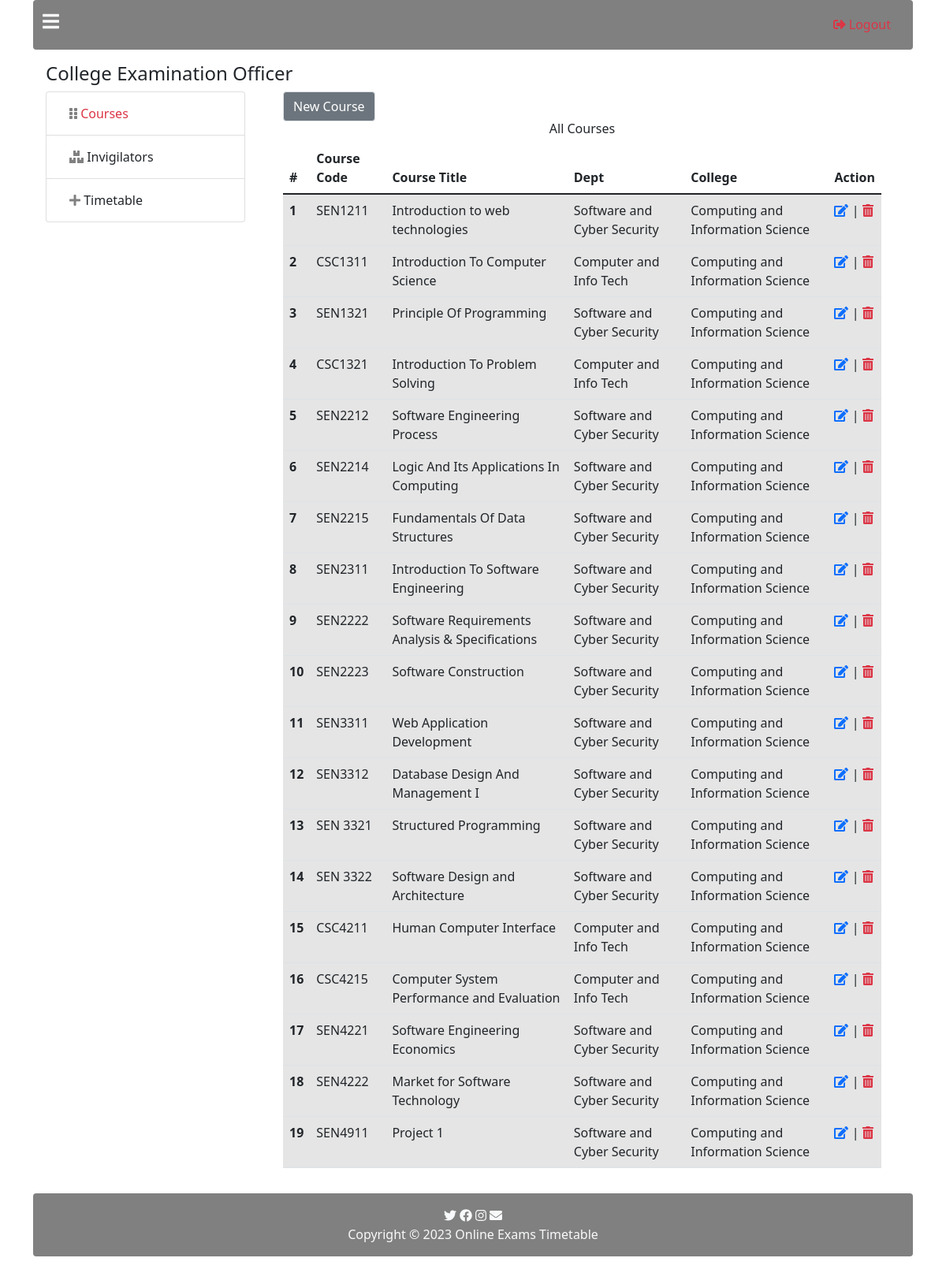
The app's page /course.php (signed in) with its own data.
### tables this page shows
CREATE TABLE `courses` (
  `id` int(11) NOT NULL,
  `course_code` varchar(1000) DEFAULT NULL,
  `course_title` varchar(1000) DEFAULT NULL,
  `dept` varchar(255) NOT NULL,
  `college` varchar(255) NOT NULL
);

### course.php (the view, shortened to what this page needs)
<?php
 require "inc/header.php"; ?>
 <div class="container">
 <?php
 require './pages/header-home.php';
 include 'inc/process.php'; ?>
 <div class="container p-3">
     <div class="row">
         <div class="col-12">
             <div class="row">
                 <div class="col-6">
                     <h4>College Examination Officer</h4>
                 </div>
             </div>
         </div>
         <div class="col-3">
             <ul class="list-group">
                 <li class="list-group-item" style="color:#3b7fad;">
                     <a href="course.php" class="btn text-danger">
                         <i class="fas fa-grip-vertical" style="color:gray;"></i> Courses</a>
                 </li>
                 <li class="list-group-item" style="color:gray;">
                    <a href="invigilator.php" class="btn">
                        <i class="fas fa-boxes"  style="color:gray;"></i> Invigilators</a>
                 </li>
                 <li class="list-group-item" style="color:gray;">
                        <a href="timetable.php" class="btn">
                        <i class="fas fa-plus"  style="color:gray;"></i> Timetable</a>
                 </li>
             </ul>
         </div>
         <div class="col-9">
             <div class="container">
                 <a href="javascript:;" class="btn border btn-secondary" data-bs-toggle="modal" data-bs-target="#exampleModal">New Course</a>
                 <h6 class="text-center">All Courses</h6>
                    <table class="table">
                    <thead>
                        <tr>
                        <th scope="col">#</th>
                        <th scope="col">Course Code</th>
                        <th scope="col">Course Title</th>
                        <th scope="col">Dept</th>
                        <th scope="col">College</th>
                        <th scope="col">Action</th>
                        </tr>
                    </thead>
                    <tbody>
                        <?php
                        $sql = "SELECT * FROM courses";
                        $query = mysqli_query($connection,$sql);
                        $count =1;
                        while($result = mysqli_fetch_assoc($query)){
                            ?>
                            <tr class="table-active">
                              <th scope="row"><?php echo $count ?></th>
                                <td><?php echo $result["course_code"]; ?></td>
                                <td><?php echo $result["course_title"]; ?></td>
                                <td><?php echo $result["dept"]; ?></td>
                                <td><?php echo $result["college"]; ?></td>
                                <td>
                                  <a href="course-edit.php? edit_id=<?php echo $result["id"] ?>">
                                  <i class="fas fa-edit"></i></a>
                                   |
                                  <a href="course.php? delete_course=<?php echo $result["id"]; ?>">
                                  <i class="fas fa-trash-alt text-danger"></i></a>
                                </td>
                             </tr>
                            <?php
                            $count++;
                        }
                        ?>
                    </tbody>
                    </table>
                    </div>
         </div>
     </div>
 </div>
<?php
require './pages/footer-home.php'; ?>
 </div>
 <?php
  require "inc/footer.php";  ?>

### inc/header.php (shortened to what this page needs)
<!DOCTYPE html>
<html lang="en">
<head>
    <link rel="stylesheet" href="assets/css/styles.css" />
    <link rel="stylesheet" type="text/css" href="assets/bootstrap/bootstrap.min.css">
    <link rel="stylesheet" href="assets/fontawesome/all.css" />
    <link rel="stylesheet" href="assets/fontawesome/all.min.css" />
    <link rel="stylesheet" href="assets/fontawesome/fontawesome.css" />
    <link rel="stylesheet" href="assets/fontawesome/regular.css" />
    <link rel="stylesheet" href="assets/fontawesome/solid.css" />
</head>
<body>

### pages/header-home.php
<nav class="navbar rounded navbar-light " style="background-color:gray">
    <div class=" container-fluid">
        <a class="navbar-brand text-light" href="index.php">
            <h4> <i class="fas fa-bars"></i> </h4>
        </a>
        <div class="d-flex">
            <?php
        if(isset($_SESSION["user"])){
          ?>
            <a href="logout.php" class="nav-link text-danger">
                <i class="fas fa-sign-out-alt"></i> Logout</a>
            <?php
        }else{
          ?>
            <a href="login.php" class="nav-link text-light">
            <i class="fas fa-sign-in-alt"></i> Login </a><span></span>
            <?php
        }
      ?>
        </div>
    </div>
</nav>

### pages/footer-home.php
<div class="container-fluid rounded " style="background-color:gray;">
    <p class=" text-light text-center py-3">
        <i class="social-icon fab fa-twitter"></i>
        <i class="social-icon fab fa-facebook"></i>
        <i class="social-icon fab fa-instagram"></i>
        <i class="social-icon fas fa-envelope"></i><br />
        Copyright &copy; <?php echo date("Y"); ?> Online Exams Timetable
    </p>
</div>

### inc/footer.php (shortened to what this page needs)
</body>
</html>

### records on screen
courses: course_code "SEN1211", course_title "Introduction to web technologies", dept "Software and Cyber Security", college "Computing and Information Science"
courses: course_code "CSC1311", course_title "Introduction To Computer Science", dept "Computer and Info Tech", college "Computing and Information Science"
courses: course_code "SEN1321", course_title "Principle Of Programming", dept "Software and Cyber Security", college "Computing and Information Science"
courses: course_code "CSC1321", course_title "Introduction To Problem Solving", dept "Computer and Info Tech", college "Computing and Information Science"
courses: course_code "SEN2212", course_title "Software Engineering Process", dept "Software and Cyber Security", college "Computing and Information Science"
courses: course_code "SEN2214", course_title "Logic And Its Applications In Computing", dept "Software and Cyber Security", college "Computing and Information Science"
courses: course_code "SEN2215", course_title "Fundamentals Of Data Structures", dept "Software and Cyber Security", college "Computing and Information Science"
courses: course_code "SEN2311", course_title "Introduction To Software Engineering", dept "Software and Cyber Security", college "Computing and Information Science"
courses: course_code "SEN2222", course_title "Software Requirements Analysis & Specifications", dept "Software and Cyber Security", college "Computing and Information Science"
courses: course_code "SEN2223", course_title "Software Construction", dept "Software and Cyber Security", college "Computing and Information Science"
courses: course_code "SEN3311", course_title "Web Application Development", dept "Software and Cyber Security", college "Computing and Information Science"
courses: course_code "SEN3312", course_title "Database Design And Management I", dept "Software and Cyber Security", college "Computing and Information Science"
courses: course_code "SEN 3321", course_title "Structured Programming", dept "Software and Cyber Security", college "Computing and Information Science"
courses: course_code "SEN 3322", course_title "Software Design and Architecture", dept "Software and Cyber Security", college "Computing and Information Science"
courses: course_code "CSC4211", course_title "Human Computer Interface", dept "Computer and Info Tech", college "Computing and Information Science"
courses: course_code "CSC4215", course_title "Computer System Performance and Evaluation", dept "Computer and Info Tech", college "Computing and Information Science"
courses: course_code "SEN4221", course_title "Software Engineering Economics", dept "Software and Cyber Security", college "Computing and Information Science"
courses: course_code "SEN4222", course_title "Market for Software Technology", dept "Software and Cyber Security", college "Computing and Information Science"
courses: course_code "SEN4911", course_title "Project 1", dept "Software and Cyber Security", college "Computing and Information Science"
